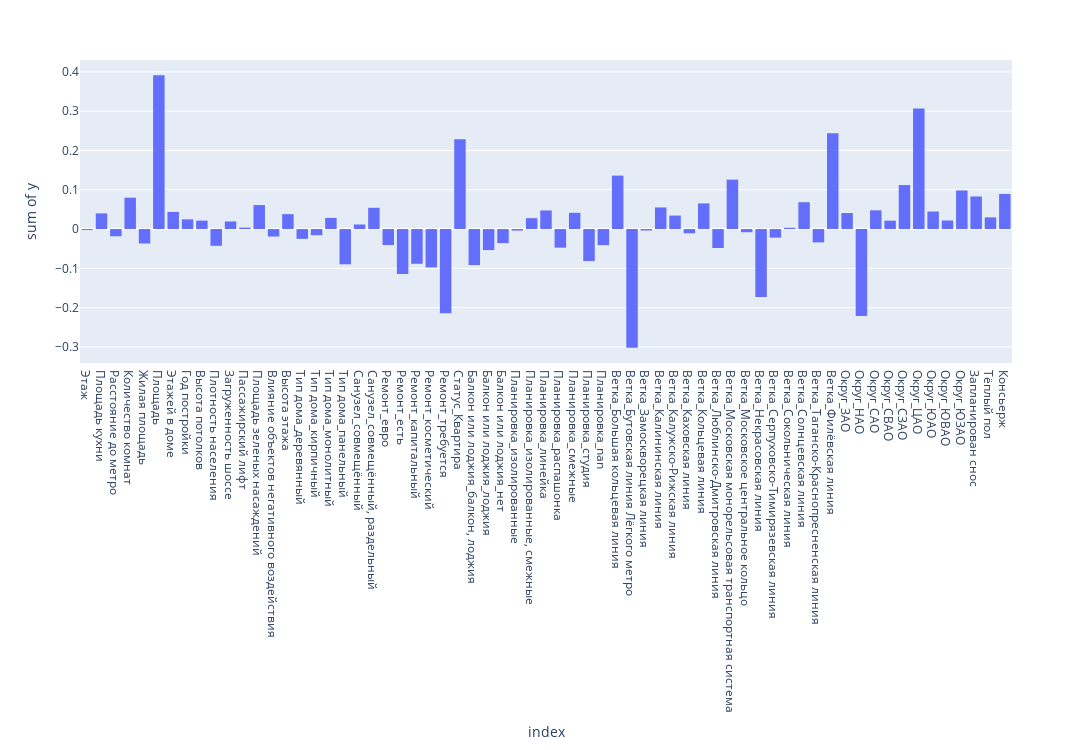

Notebook code cell kept with this figure:
### Code cell
import plotly.express as px
coef = pd.Series(linreg.coef_, index = X_train.columns)
px.histogram(coef, x = coef.index, y = coef.values, height = 750, width = 1500)

### Figure 1 — Plotly figure (JSON) as saved in the notebook; plotly's stock layout.template omitted (floating-point values rounded to 4 significant figures)
{"data": [{"alignmentgroup": "True", "bingroup": "x", "histfunc": "sum", "hovertemplate": "index=%{x}<br>sum of y=%{y}<extra></extra>", "legendgroup": "", "marker": {"color": "#636efa", "pattern": {"shape": ""}}, "name": "", "offsetgroup": "", "orientation": "v", "showlegend": false, "type": "histogram", "x": ["Этаж", "Площадь кухни", "Расстояние до метро", "Количество комнат", "Жилая площадь", "Площадь", "Этажей в доме", "Год постройки", "Высота потолков", "Плотность населения", "Загруженность шоссе", "Пассажирский лифт", "Площадь зеленых насаждений", "Влияние объектов негативного воздействия", "Высота этажа", "Тип дома_деревянный", "Тип дома_кирпичный", "Тип дома_монолитный", "Тип дома_панельный", "Санузел_совмещённый", "Санузел_совмещённый, раздельный", "Ремонт_евро", "Ремонт_есть", "Ремонт_капитальный", "Ремонт_косметический", "Ремонт_требуется", "Статус_Квартира", "Балкон или лоджия_балкон, лоджия", "Балкон или лоджия_лоджия", "Балкон или лоджия_нет", "Планировка_изолированные", "Планировка_изолированные, смежные", "Планировка_линейка", "Планировка_распашонка", "Планировка_смежные", "Планировка_студия", "Планировка_nan", "Ветка_Большая кольцевая линия", "Ветка_Бутовская линия Лёгкого метро", "Ветка_Замоскворецкая линия", "Ветка_Калининская линия", "Ветка_Калужско-Рижская линия", "Ветка_Каховская линия", "Ветка_Кольцевая линия", "Ветка_Люблинско-Дмитровская линия", "Ветка_Московская монорельсовая транспортная система", "Ветка_Московское центральное кольцо", "Ветка_Некрасовская линия", "Ветка_Серпуховско-Тимирязевская линия", "Ветка_Сокольническая линия", "Ветка_Солнцевская линия", "Ветка_Таганско-Краснопресненская линия", "Ветка_Филёвская линия", "Округ_ЗАО", "Округ_НАО", "Округ_САО", "Округ_СВАО", "Округ_СЗАО", "Округ_ЦАО", "Округ_ЮАО", "Округ_ЮВАО", "Округ_ЮЗАО", "Запланирован снос", "Тёплый пол", "Консьерж"], "xaxis": "x", "y": [-0.00253, 0.03987, -0.0184, 0.07986, -0.03675, 0.3917, 0.04356, 0.02471, 0.02146, -0.04261, 0.01935, 0.003697, 0.06103, -0.01895, 0.03796, -0.02487, -0.01568, 0.02834, -0.08965, 0.01163, 0.05411, -0.04067, -0.1144, -0.08833, -0.09769, -0.214, 0.2286, -0.09157, -0.05352, -0.03578, -0.003795, 0.02778, 0.04735, -0.04729, 0.04134, -0.08141, -0.04089, 0.136, -0.3023, -0.003643, 0.05497, 0.0343, -0.01073, 0.0653, -0.04815, 0.1258, -0.008037, -0.1729, -0.02179, 0.003167, 0.06833, -0.03395, 0.2439, 0.04078, -0.221, 0.04767, 0.02133, 0.112, 0.3066, 0.04459, 0.0218, 0.09827, 0.08289, 0.02968, 0.08935], "yaxis": "y"}], "layout": {"barmode": "relative", "height": 750, "legend": {"tracegroupgap": 0}, "margin": {"t": 60}, "width": 1500, "xaxis": {"anchor": "y", "domain": [0, 1], "title": {"text": "index"}}, "yaxis": {"anchor": "x", "domain": [0, 1], "title": {"text": "sum of y"}}}}
